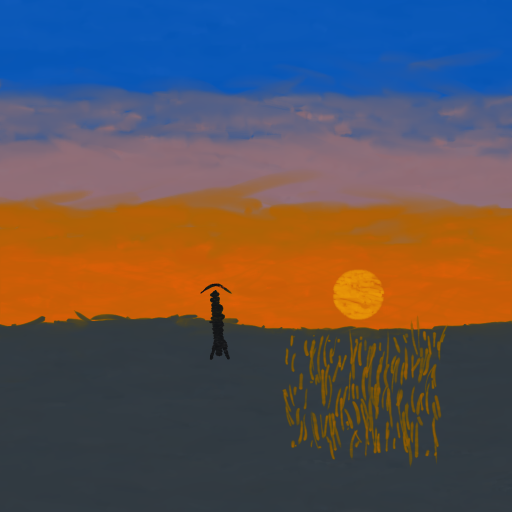
#> input picture engine-tests/paintings/v2-1024.png, 1024 x 1024 px, found by its file name (shown at 1/2 size)
$ python photos.py ../images/01-hero.jpg out.png
#> lines starting #> are read from the running program, lines starting #| are printed output that depends on the picture
# Builds the photo figures for the article from engine test renders.
import sys
from pathlib import Path
from PIL import Image

P = Path(sys.argv[1])          # engine-tests/paintings
OUT = Path(sys.argv[2])        # article/images
BG = (255, 253, 248)
GAP = 16

def load(p, size):
#> called with p = 'v2-1024.png', size = 640
    return Image.open(P / p).convert("RGB").resize((size, size), Image.LANCZOS)

def row(paths, size, name, q=86):
    ims = [load(p, size) for p in paths]
#> call 2 of load, with p = 'v3c-failed-exam-1024.png', size = 640
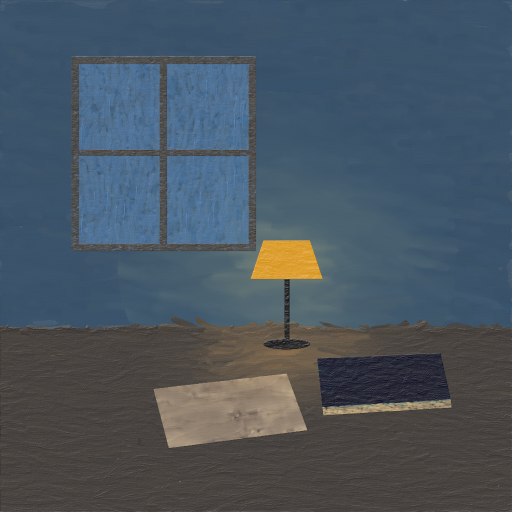
#> input picture engine-tests/paintings/v3c-failed-exam-1024.png, 1024 x 1024 px, found by its file name (shown at 1/2 size)
#> in load (call 2), `return Image.open(P / p).convert("RGB").resize((size, size), Image.LAN..`:
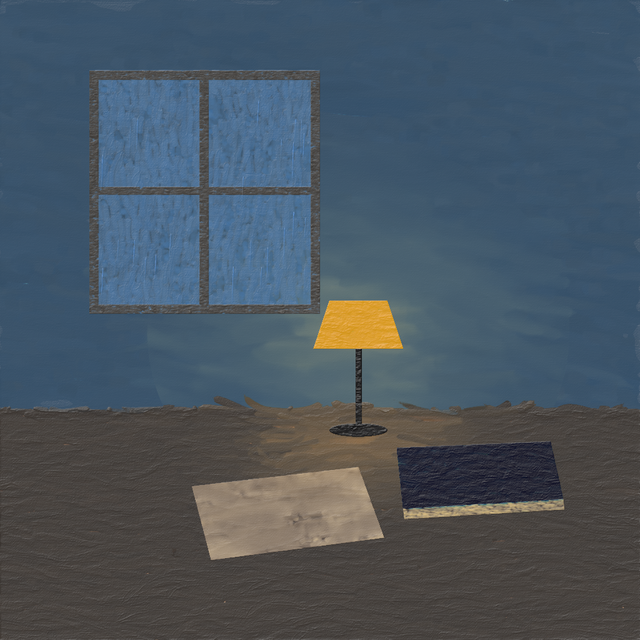
#> returned value: PIL image 640x640 RGB; mean R, G, B 73.3, 85.7, 96.5
#> call 3 of load, with p = 'iphone/v6-park-icecream-512.png', size = 640
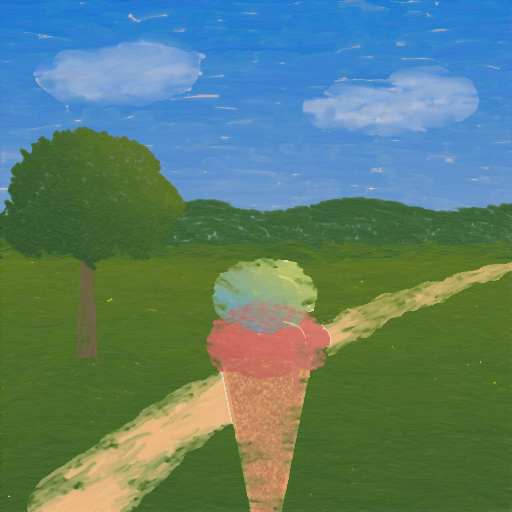
#> input picture engine-tests/paintings/iphone/v6-park-icecream-512.png, 512 x 512 px, found by its file name
#> ims = 3 items
    w = size * len(ims) + GAP * (len(ims) - 1)
#> w = 1952
    canvas = Image.new("RGBA", (w, size), (0, 0, 0, 0))
#> canvas: PIL image 1952x640 RGBA; every value is 0
    for i, im in enumerate(ims):
        canvas.paste(im, (i * (size + GAP), 0))
#> this loop made 3 passes
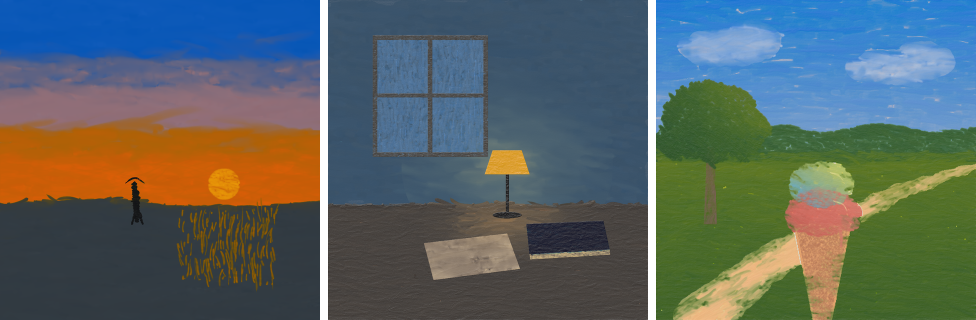
#> canvas: PIL image 1952x640 RGBA (shown at 1/2 size); mean R, G, B, A 84.8, 96.8, 95.9, 250.8; transparent parts drawn white
    canvas.save(OUT / name.replace(".jpg", ".webp"), "WEBP", quality=q, method=6)

# Hero: three finished paintings
row(["v2-1024.png", "v3c-failed-exam-1024.png", "iphone/v6-park-icecream-512.png"], 640, "01-hero.jpg")
# Same entry, naive plan vs technique plan
row(["v1-1024.png", "v2-1024.png"], 720, "02-v1-vs-v2.jpg")
#> call 2 of row, with size = 720, name = '02-v1-vs-v2.jpg', q = 86
#> call 4 of load, with p = 'v1-1024.png', size = 720
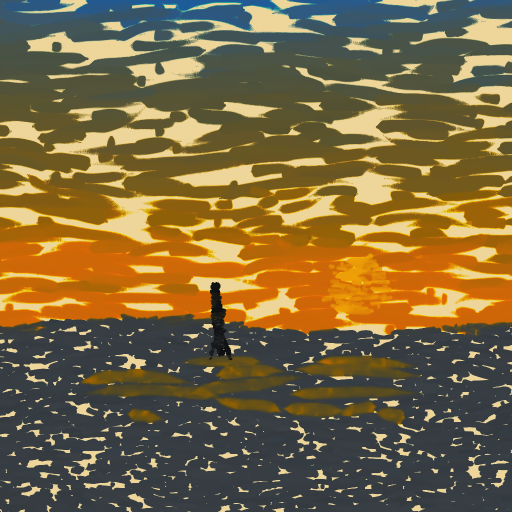
#> input picture engine-tests/paintings/v1-1024.png, 1024 x 1024 px, found by its file name (shown at 1/2 size)
#> in load (call 4), `return Image.open(P / p).convert("RGB").resize((size, size), Image.LAN..`:
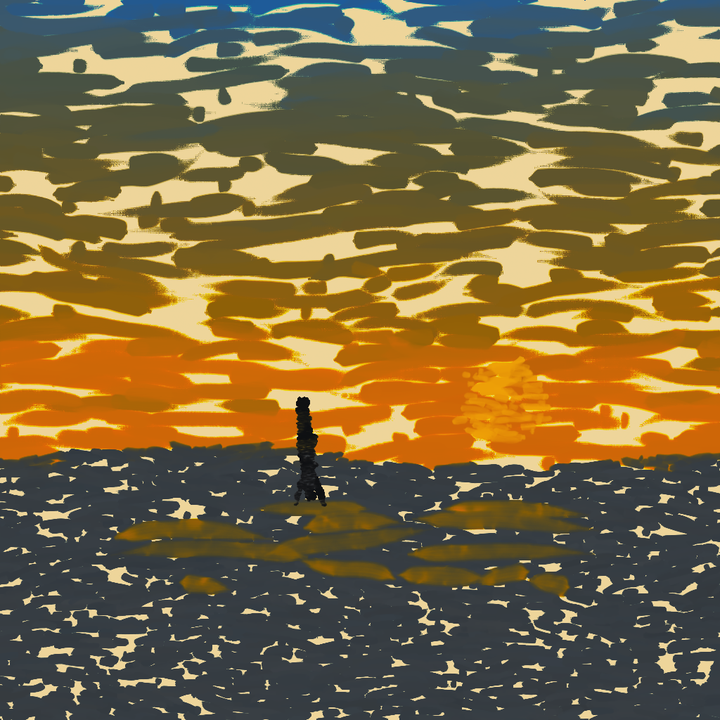
#> returned value: PIL image 720x720 RGB; mean R, G, B 122.3, 103.2, 63.9
#> in row (call 2), `ims = [load(p, size) for p in paths]`: ims = 2 items
#> in row (call 2), `w = size * len(ims) + GAP * (len(ims) - 1)`: w = 1456
#> in row (call 2), `canvas = Image.new("RGBA", (w, size), (0, 0, 0, 0))`: canvas: PIL image 1456x720 RGBA; every value is 0
#> the loop in row (call 2), `for i, im in enumerate(ims):` made 2 passes
#> after the loop in row (call 2), `for i, im in enumerate(ims):`:
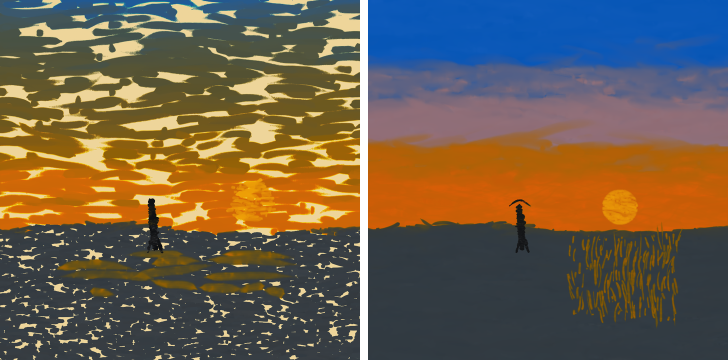
#> canvas: PIL image 1456x720 RGBA (shown at 1/2 size); mean R, G, B, A 106.5, 92.1, 73.2, 252.2; transparent parts drawn white
# Literal vs abstract translation of the same entry
row(["v3c-failed-exam-1024.png", "v4-failed-exam-abstract-1024.png"], 720, "05-literal-vs-abstract.jpg")
#> (the run stopped early here; a loop or call above may not have finished)
